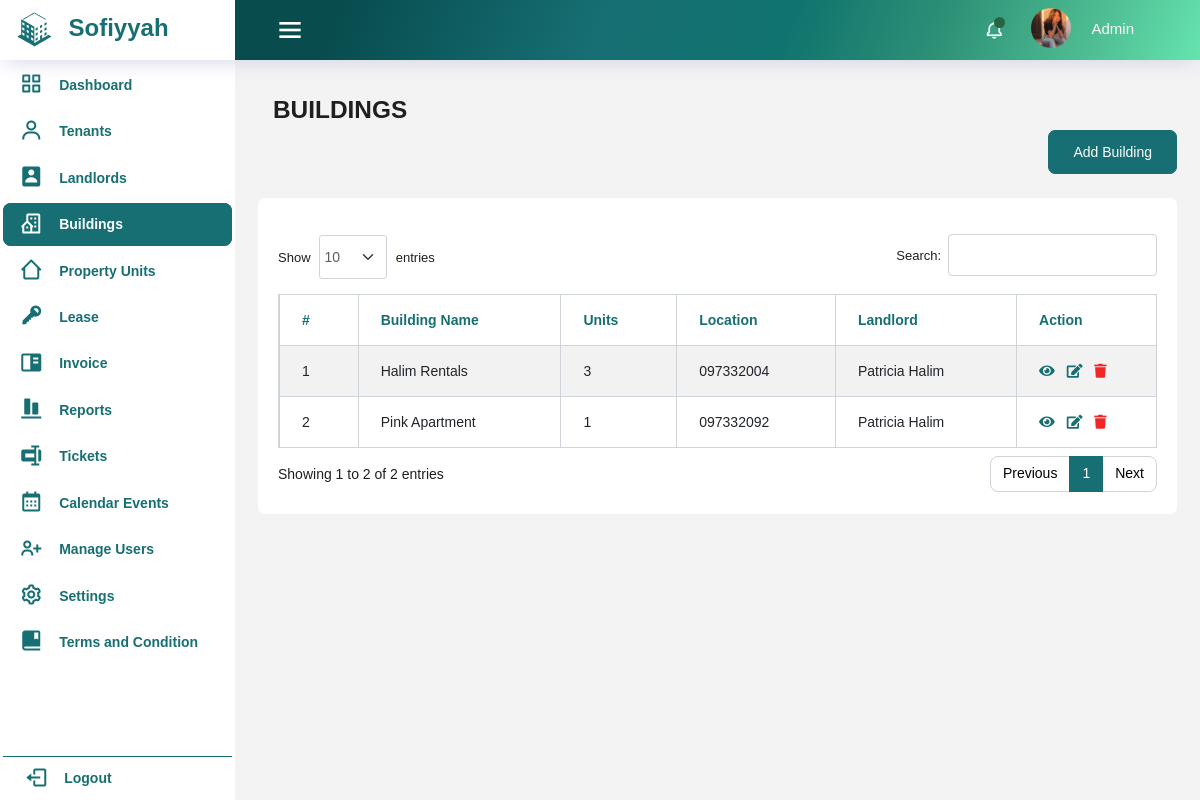
/buildings/buildings.php (signed in), run on an earlier commit of the app's database.
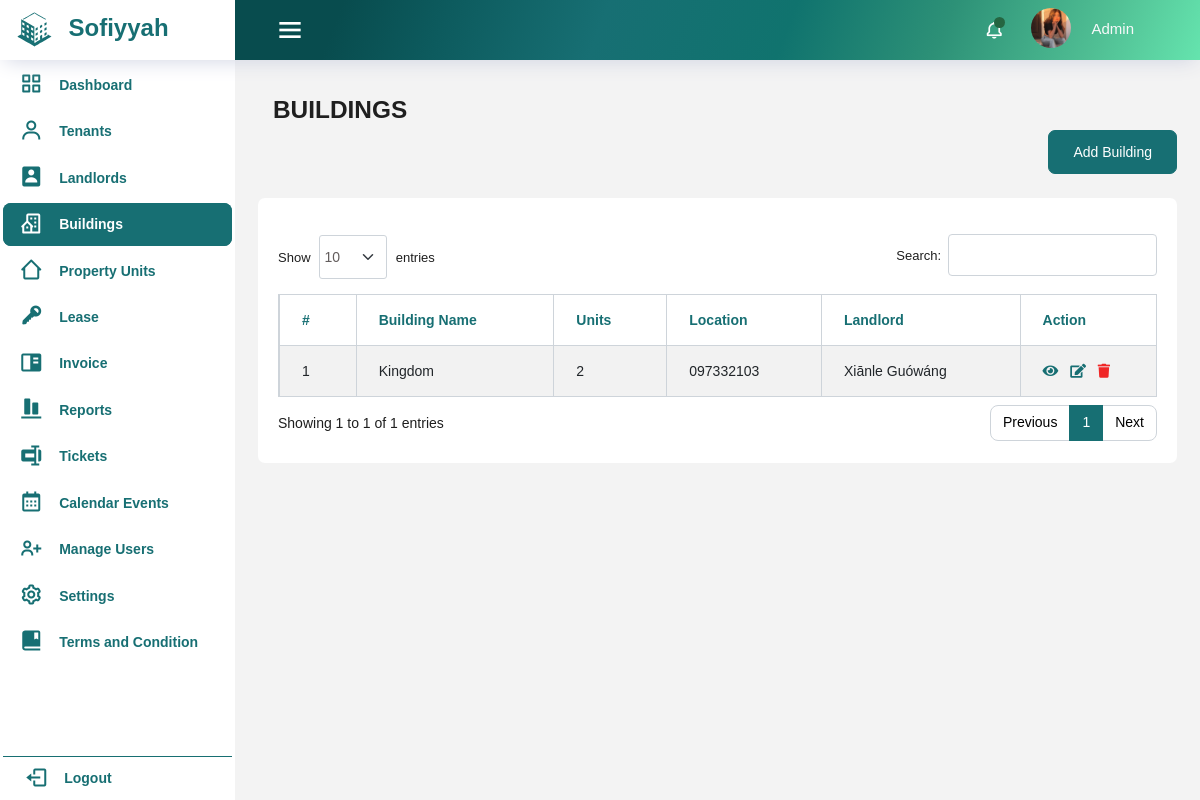
And on a later commit of the database.
### tables this page shows
CREATE TABLE IF NOT EXISTS `properties` (
  `id` int(11) NOT NULL AUTO_INCREMENT,
  `property_name` varchar(100) NOT NULL,
  `property_description` text NOT NULL,
  `num_of_floors` int(50) NOT NULL,
  `landlord_id` int(11) NOT NULL,
  `region` varchar(100) NOT NULL,
  `provinces` varchar(100) NOT NULL,
  `city` varchar(100) NOT NULL,
  `barangay` varchar(100) NOT NULL,
  `street` varchar(100) NOT NULL,
  `features_description` text NOT NULL,
  `features` longtext NOT NULL CHECK (json_valid(`features`)),
  `image_path` varchar(255) NOT NULL,
  `floor_plan` varchar(255) NOT NULL,
  PRIMARY KEY (`id`),
  KEY `landlord_id` (`landlord_id`)
);

CREATE TABLE IF NOT EXISTS `landlord` (
  `id` int(11) NOT NULL AUTO_INCREMENT,
  `first_name` varchar(50) NOT NULL,
  `middle_name` varchar(50) DEFAULT NULL,
  `last_name` varchar(50) NOT NULL,
  `date_of_birth` date NOT NULL,
  `email` varchar(100) NOT NULL,
  `contact_no` varchar(20) NOT NULL,
  `address` varchar(200) NOT NULL,
  `region` varchar(100) NOT NULL,
  `provinces` varchar(100) NOT NULL,
  `city` varchar(100) NOT NULL,
  `identification_document` varchar(100) NOT NULL,
  `emergency_contact_person` varchar(100) NOT NULL,
  `emergency_contact_number` varchar(20) NOT NULL,
  PRIMARY KEY (`id`)
);

### buildings/buildings.php (the view, shortened to what this page needs)
<?php
    require_once '../includes/header.php';
    require_once '../includes/dbconfig.php';
?>
<body>
<div class="container-scroller">
  <?php
    require_once '../includes/navbar.php';
  ?>
<div class="container-fluid page-body-wrapper">
<?php
     require_once '../includes/sidebar.php';
  ?>
<div class="main-panel">
  <div class="content-wrapper">
    <div class="row">
      <div class="col-12 col-xl-8 mb-4 mb-xl-0">
        <h3 class="font-weight-bolder">BUILDINGS</h3>
      </div>
      <div class="add-tenant-container">
        <?php
            if($_SESSION['user_type'] == 'admin'){
        ?>
        <a href="add_building.php" class="btn btn-success btn-icon-text float-right">
            Add Building </a>
            <?php
                }
            ?>
      </div>
    </div>
    <div class="row mt-4">
    <div class="card">
                <div class="card-body">
                  <div class="table-responsive pt-3">
                  <table id="example" class="table table-striped table-bordered dt-responsive nowrap" style="width:100%">
                  <thead>
                    <tr>
                      <th>#</th>
                      <th>Building Name</th>
                      <th>Units</th>
                      <th>Location</th>
                      <th>Landlord</th>
                      <?php if($_SESSION['user_type'] == 'admin'){ ?>
                        <th>Action</th>
                      <?php } ?>
                    </tr>
                  </thead>
                  <tbody>
                    <?php
                      $sql = "SELECT properties.*, landlord.first_name, landlord.last_name, COUNT(property_units.id) AS unit_count
                      FROM properties
                      LEFT JOIN landlord ON properties.landlord_id = landlord.id
                      LEFT JOIN property_units ON property_units.property_id = properties.id
                      GROUP BY properties.id";
                      $result = mysqli_query($conn, $sql);
                      $i = 1;
                      if (mysqli_num_rows($result) > 0){
                        while ($row = mysqli_fetch_assoc($result)){
                          echo '
                          <tr>
                            <td>'.$i.'</td>
                            <td>'.$row['property_name'].'</td>
                            <td>'.$row['unit_count'].'</td>
                            <td>'.$row['barangay'].'</td>
                            <td>'.$row['first_name'].' '.$row['last_name'].'</td>
                            <td>
                              <div class="action">
                                <a class="me-2 green" href="view_building.php?id='.$row['id'].'"><i class="fas fa-eye"></i></a>
                                <a class="me-2 green" href="edit_building.php?id='.$row['id'].'"><i class="fas fa-edit"></i></a>
                                <a class="green action-delete" href="delete_building.php?id='.$row['id'].'"><i class="fas fa-trash"></i></a>
                              </div>
                            </td>
                          </tr>';
                          $i++;
                        }
                      }
                    ?>
                  </tbody>
    </table>
    </div>
    </div>

What changed in the data, as far as the page shows it:
removed properties: property_name "Halim Rentals", unit_count "3", barangay "097332004", landlord.first_name "Patricia", landlord.last_name "Halim"
removed properties: property_name "Pink Apartment", unit_count "1", barangay "097332092", landlord.first_name "Patricia", landlord.last_name "Halim"
added properties: property_name "Kingdom", unit_count "2", barangay "097332103", landlord.first_name "Xiānle", landlord.last_name "Guówáng"
Also different on the page:
text written by a page script: "Show entries Search: Showing 1 to 2 of 2 entries Previous 1 Next" → "Show entries Search: Showing 1 to 1 of 1 entries Previous 1 Next"
